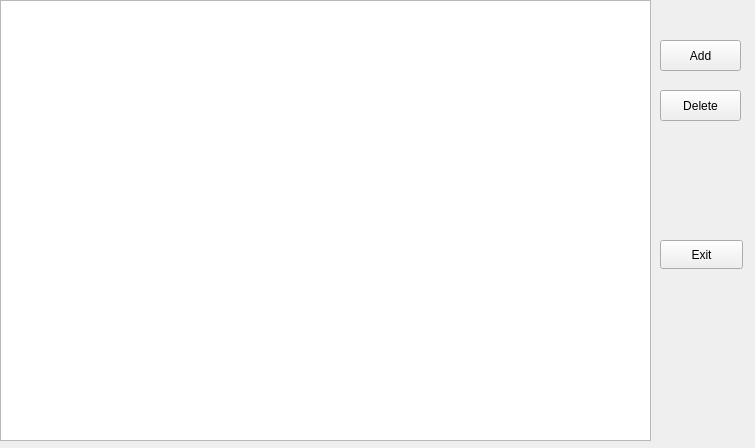
<?xml version="1.0" encoding="UTF-8"?>
<ui version="4.0">
 <class>EditWindow</class>
 <widget class="QWidget" name="EditWindow">
  <property name="geometry">
   <rect>
    <x>0</x>
    <y>0</y>
    <width>755</width>
    <height>448</height>
   </rect>
  </property>
  <property name="windowTitle">
   <string>EditWindow</string>
  </property>
  <widget class="QTableView" name="tableView">
   <property name="geometry">
    <rect>
     <x>0</x>
     <y>0</y>
     <width>651</width>
     <height>441</height>
    </rect>
   </property>
  </widget>
  <widget class="QPushButton" name="pushButton">
   <property name="geometry">
    <rect>
     <x>660</x>
     <y>40</y>
     <width>81</width>
     <height>31</height>
    </rect>
   </property>
   <property name="text">
    <string>Add</string>
   </property>
  </widget>
  <widget class="QPushButton" name="pushButton_2">
   <property name="geometry">
    <rect>
     <x>660</x>
     <y>90</y>
     <width>81</width>
     <height>31</height>
    </rect>
   </property>
   <property name="text">
    <string>Delete</string>
   </property>
  </widget>
  <widget class="QPushButton" name="pushButton_3">
   <property name="geometry">
    <rect>
     <x>660</x>
     <y>240</y>
     <width>83</width>
     <height>29</height>
    </rect>
   </property>
   <property name="text">
    <string>Exit</string>
   </property>
  </widget>
 </widget>
 <resources/>
 <connections/>
</ui>
